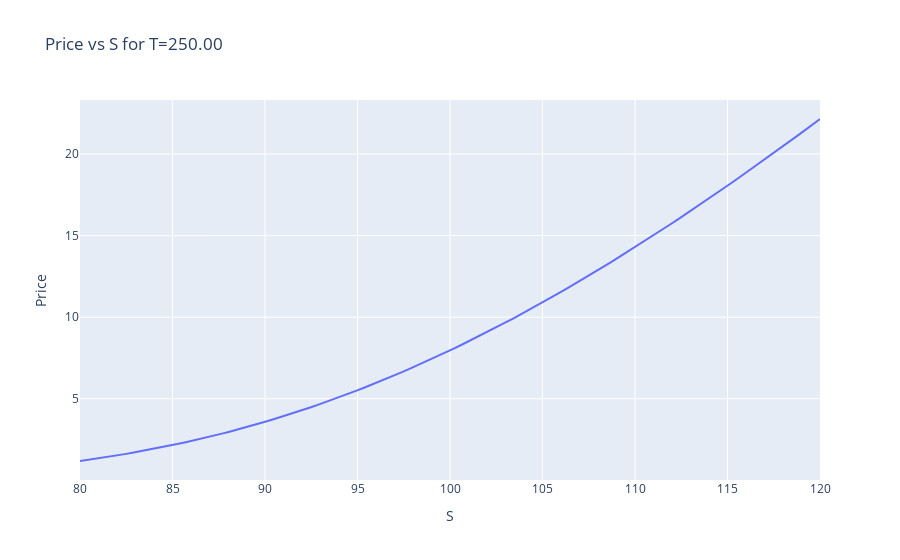
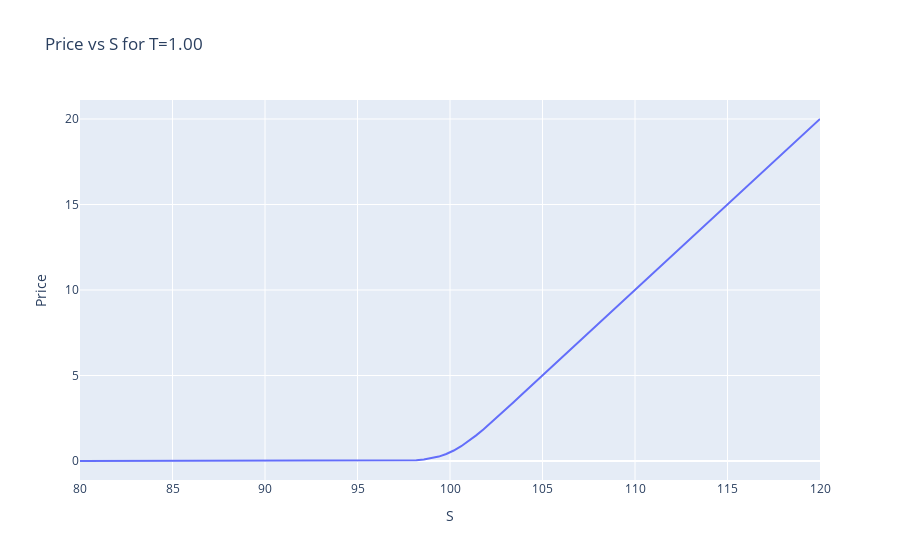
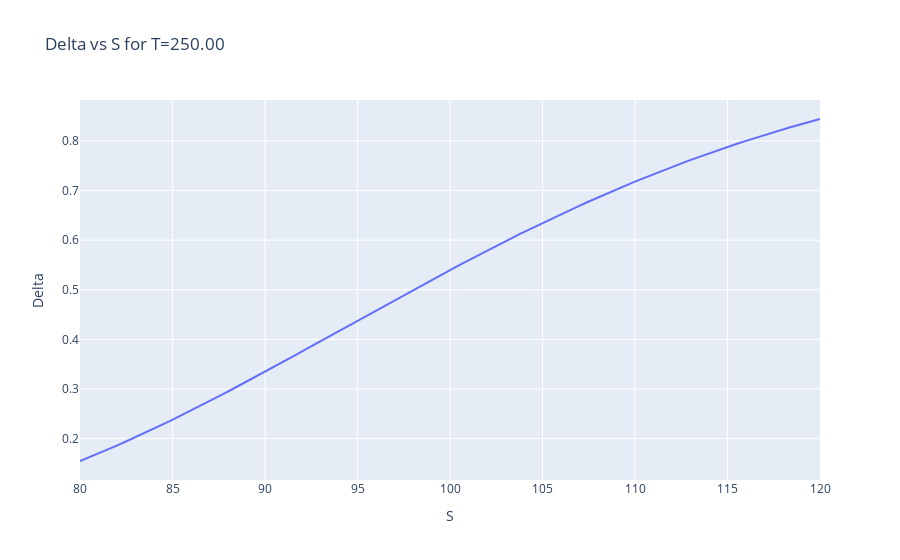
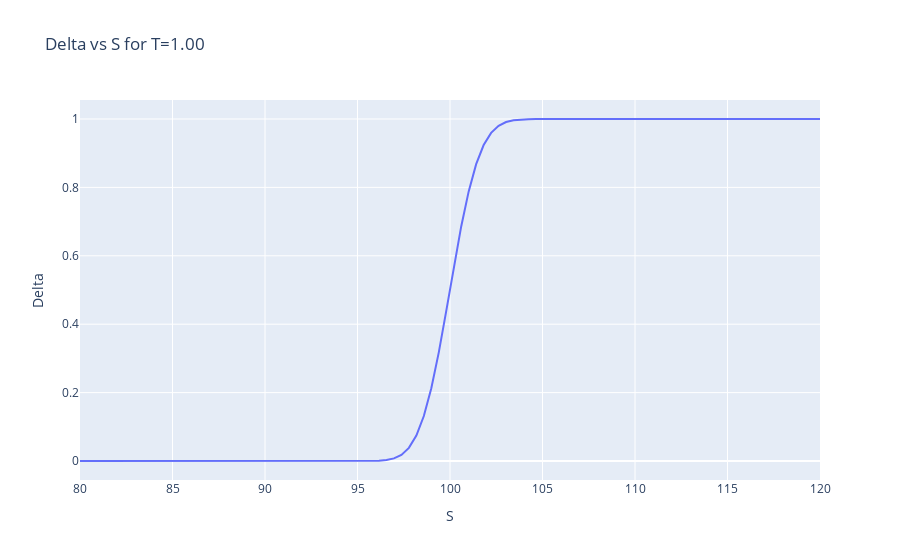

Notebook source saved alongside these figures, in order:
### Code cell
# -------
# INPUTS
# -------
S           = 100
K           = 100
T_min       = 1 
T_max       = 250
sigma       = 0.2
r           = 0
option_type = 'call'

# -------
# DISPLAY PV AND GREEKS FOR GIVEN TIME AND SPOT PRICE FOR SINGLE OPTION
# -------
S_list = np.linspace(80, 120, 100)
T_list = [T_min/250, T_max/250]
results = dict()
for S in tqdm(S_list):
    for T in T_list:
        pricing_results = BlackScholesModel.compute_option(S=S, K=K, T=T, r=r, sigma=sigma, option_type=option_type, compute_greeks=True)
        results[(S, T)] = pricing_results
results_df = pd.DataFrame(results).transpose()
results_df.index.names = ['S', 'T']
results_df = results_df.reset_index()
for field in ['price', 'delta', 'gamma_cash', 'vega', 'theta', 'vanna', 'volga']:
    for T in [T_max, T_min]:
        t = T / 250
        df_temp = results_df[results_df['T'] == t]
        fig = go.Figure()
        fig.add_trace(go.Scatter(x=df_temp['S'], y=df_temp[field], mode='lines', name=f'T={T:.0f}'))
        fig.update_layout(title=f'{field.capitalize()} vs S for T={T:.2f}', xaxis_title='S', yaxis_title=field.capitalize())
        fig.show()
